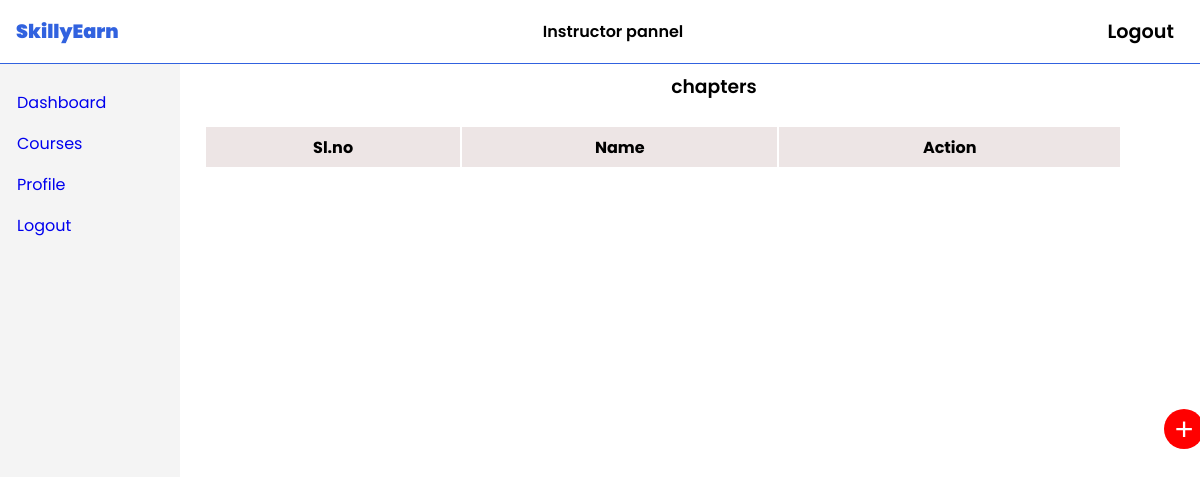
/instructor/chapters.php?course=48 (signed in), run on an earlier commit of the app's database.
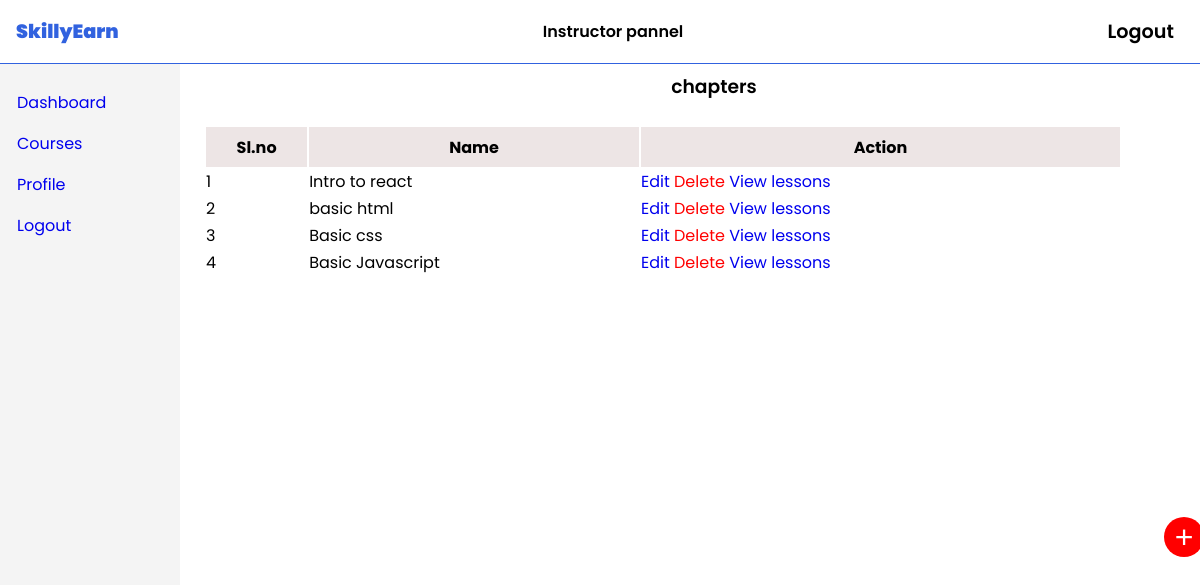
And on a later commit of the database.
### tables this page shows
CREATE TABLE `chapter` (
  `ch_id` int(11) NOT NULL,
  `ch_name` varchar(255) NOT NULL,
  `duration` text NOT NULL,
  `course_id` int(11) NOT NULL
);

### instructor/chapters.php (the view, shortened to what this page needs)
<?php
 if(isset($_SESSION['instlogin'])){
    include_once("inc/header.php");
    include_once("inc/left.php");
    ?>
    <link rel="stylesheet" href="css/style.css">
<div class="right">
<h3>chapters</h3>
<div class="course_table">
            <table>
                <tr>
                    <th>Sl.no</th>
                    <th>Name</th>
                    <th>Action</th>
                </tr>
                <?php
                if(isset($_GET['course'])){
                    $course_id=$_GET['course'];
                    $i=1;
                    $getCourse=$conn->prepare("SELECT * FROM `chapter` WHERE course_id=$course_id");
                    $getCourse->setFetchMode(PDO::FETCH_ASSOC);
                    $getCourse->execute();
                    while($row=$getCourse->fetch()){
                        echo "
                        <tr>
                            <td>".$i++."</td>
                            <td>".$row['ch_name']."</td>
                            <td>
                                <a href='inc/editChapter.php?id=".$row['ch_id']."' title='Edit'>Edit</a>
                                <a style='color:red' href='chapters.php?chapters&del_chapter=" . $row['ch_id'] . "' title='Delete'>Delete</a>
                                <a href='lessons.php?lessons=".$row['ch_id']."' title='lessons'>View lessons</a>
                                </td>
                        </tr>";
                    }
                }
                ?>
            </table>
        </div>
        <button class="addCbtn"><a href="inc/addChapter.php">+</a></button>
</div>
<?php }
else{
   echo' <script> alert("No chapters");</script>';
   header('location:chapters.php');
}
?>

What changed in the data, as far as the page shows it:
added chapter: ch_name "Intro to react"
added chapter: ch_name "basic html"
added chapter: ch_name "Basic css"
added chapter: ch_name "Basic Javascript"
